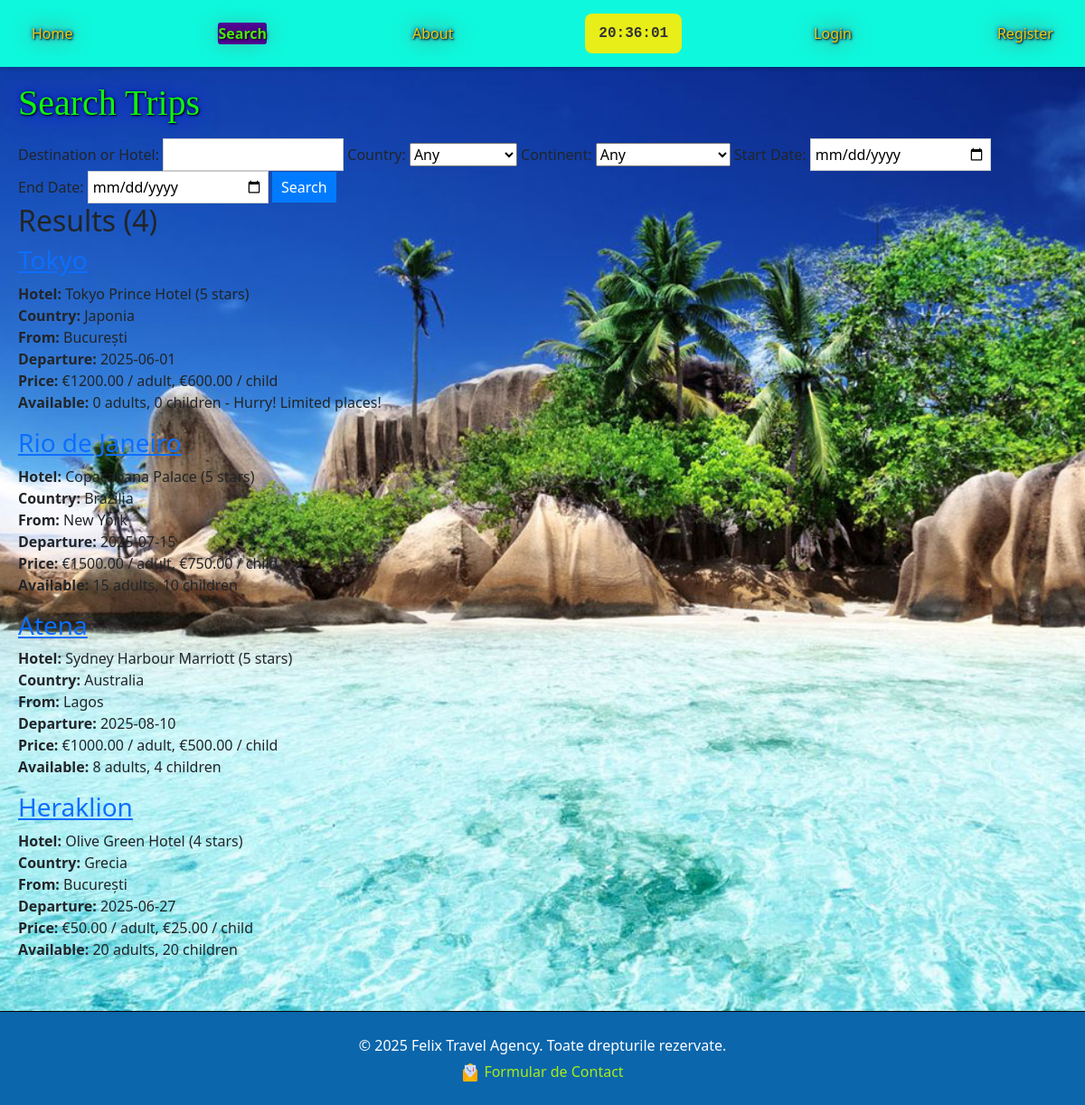
The app's page /search/, older data.
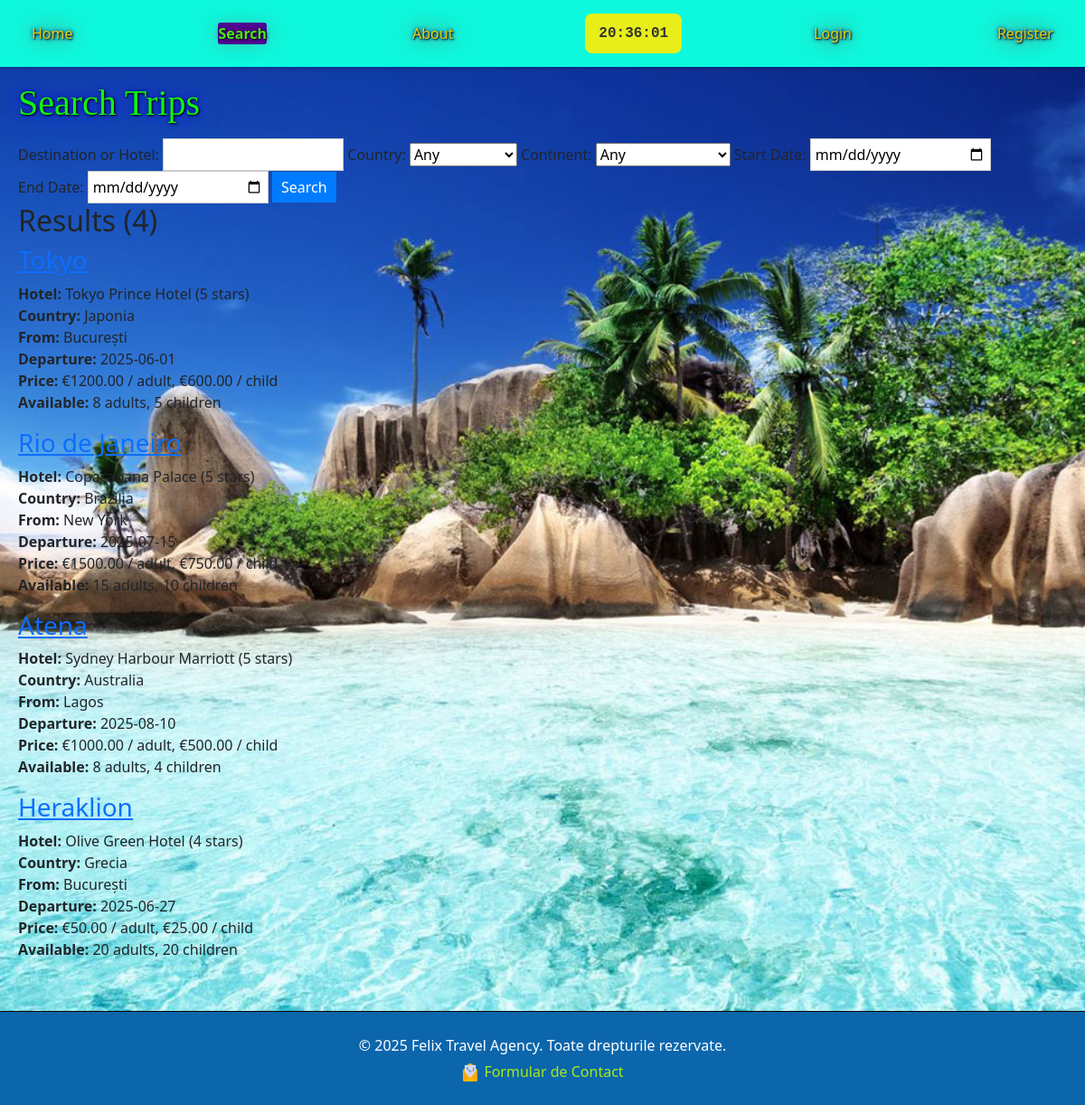
The same page, newer data.
### trips/models.py (models this page shows, shortened)
class Trip(models.Model):
    TRIP_TYPES = (
        ('BB', 'Bed & Breakfast'),
        ('HB', 'Half Board'),
        ('FB', 'Full Board'),
        ('AI', 'All Inclusive'),
    )
    departure_city = models.ForeignKey(City, related_name='departure_trips', on_delete=models.CASCADE)
    departure_airport = models.ForeignKey(Airport, related_name='departure_trips', on_delete=models.CASCADE)
    destination_city = models.ForeignKey(City, related_name='destination_trips', on_delete=models.CASCADE)
    destination_hotel = models.ForeignKey(Hotel, on_delete=models.CASCADE)
    destination_airport = models.ForeignKey(Airport, related_name='destination_trips', on_delete=models.CASCADE)
    departure_date = models.DateField()
    return_date = models.DateField()
    length_of_stay = models.IntegerField()  # in days
    trip_type = models.CharField(max_length=2, choices=TRIP_TYPES)
    price_adult = models.DecimalField(max_digits=10, decimal_places=2)
    price_child = models.DecimalField(max_digits=10, decimal_places=2)
    promoted = models.BooleanField(default=False)
    places_adults = models.IntegerField()
    places_children = models.IntegerField()

class Hotel(models.Model):
    name = models.CharField(max_length=100)
    standard = models.IntegerField(choices=[(i, f"{i} stars") for i in range(1, 6)])  # 1-5 stars
    description = models.TextField()
    city = models.ForeignKey(City, on_delete=models.CASCADE)

class City(models.Model):
    name = models.CharField(max_length=100)
    country = models.ForeignKey(Country, on_delete=models.CASCADE)
    image = models.ImageField(upload_to='city_images/', null=True, blank=True)
    class Meta:
        unique_together = ['name', 'country']

class Country(models.Model):
    name = models.CharField(max_length=100, unique=True)
    continent = models.ForeignKey(Continent, on_delete=models.CASCADE)

### trips/views.py (the view)
# urls.py: path('search/', views.search_trips, name='search_trips'),
def search_trips(request):
    trips = Trip.objects.all()
    query = request.GET.get('q')
    country = request.GET.get('country')
    continent = request.GET.get('continent')
    date_start = request.GET.get('date_start')
    date_end = request.GET.get('date_end')
    if query:
        trips = trips.filter(
            Q(destination_city__name__icontains=query) |
            Q(destination_hotel__name__icontains=query) |
            Q(departure_city__name__icontains=query)
        )
    if country:
        trips = trips.filter(destination_hotel__city__country__id=country)
    if continent:
        trips = trips.filter(destination_hotel__city__country__continent=continent)
    if date_start:
        try:
            date_start = datetime.strptime(date_start, '%Y-%m-%d').date()
            trips = trips.filter(departure_date__gte=date_start)
        except ValueError:
            pass
    if date_end:
        try:
            date_end = datetime.strptime(date_end, '%Y-%m-%d').date()
            trips = trips.filter(departure_date__lte=date_end)
        except ValueError:
            pass
    paginator = Paginator(trips, 9)
    page_number = request.GET.get('page')
    page_obj = paginator.get_page(page_number)
    cities = City.objects.all()
    countries = Country.objects.all()
    continents = Continent.objects.all()
    trip_types = Trip.TRIP_TYPES
    hotel_standards = [(i, f"{i} stars") for i in range(1, 6)]
    return render(request, 'trips/search.html', {
        'page_obj': page_obj,
        'trips': trips,
        'cities': cities,
        'countries': countries,
        'continents': continents,
        'trip_types': trip_types,
        'hotel_standards': hotel_standards,
        'query': query,
    })

### trips/context_processors.py (called while the page is built)
def user_purchases(request):
    if request.user.is_authenticated:
        purchases = Purchase.objects.filter(user=request.user).select_related('trip__destination_hotel__city').order_by('-purchase_date')[:5]
        return {'user_purchases': purchases}
    return {'user_purchases': []}

### trips/models.py (called while the page is built)
    def __str__(self):
        return self.name

### trips/templates/trips/search.html (shortened to what this page needs)
{% extends 'trips/master.html' %}
{% load static %}
{% block extra_css %}
    <link rel="stylesheet" href="{% static 'css/search.css' %}">
{% endblock %}
{% block content %}
    <h1>Search Trips</h1>
    <form method="get">
        <label>Destination or Hotel: <input type="text" name="q" value="{{ query|default_if_none:'' }}"></label>
        <label>Country:
            <select name="country">
                <option value="">Any</option>
            </select>
        </label>
        <label>Continent:
            <select name="continent">
                <option value="">Any</option>
            </select>
        </label>
        <label>Start Date: <input type="date" name="date_start" value="{{ request.GET.date_start }}"></label>
        <label>End Date: <input type="date" name="date_end" value="{{ request.GET.date_end }}"></label>
        <button type="submit">Search</button>
    </form>
    {% if trips %}
        <h2>Results ({{ trips.count }})</h2>
        {% for trip in trips %}
            <div class="trip">
                <h3><a href="{% url 'trip_detail' trip.id %}">{{ trip.destination_city.name }}</a></h3>
                <p>
                    <strong>Hotel:</strong> {{ trip.destination_hotel.name }} ({{ trip.destination_hotel.standard }} stars)<br>
                    <strong>Country:</strong> {{ trip.destination_hotel.city.country.name }}<br>
                    <strong>From:</strong> {{ trip.departure_city.name }}<br>
                    <strong>Departure:</strong> {{ trip.departure_date|date:"Y-m-d" }}<br>
                    <strong>Price:</strong> €{{ trip.price_adult }} / adult, €{{ trip.price_child }} / child<br>
                    <strong>Available:</strong> {{ trip.places_adults }} adults, {{ trip.places_children }} children
                    {% if trip.places_adults <= 2 or trip.places_children <= 2 %}
                        <span class="limited-places"> - Hurry! Limited places!</span>
                    {% endif %}
                </p>
            </div>
        {% endfor %}
    {% else %}
        <p>No trips found.</p>
    {% endif %}
 {% endblock %}

Row changes from the older to the newer data that the page shows:
changed Trip "Tokyo Prince Hotel": places_adults "0" → "8"; places_children "0" → "5"; no longer shows "- Hurry! Limited places!"
